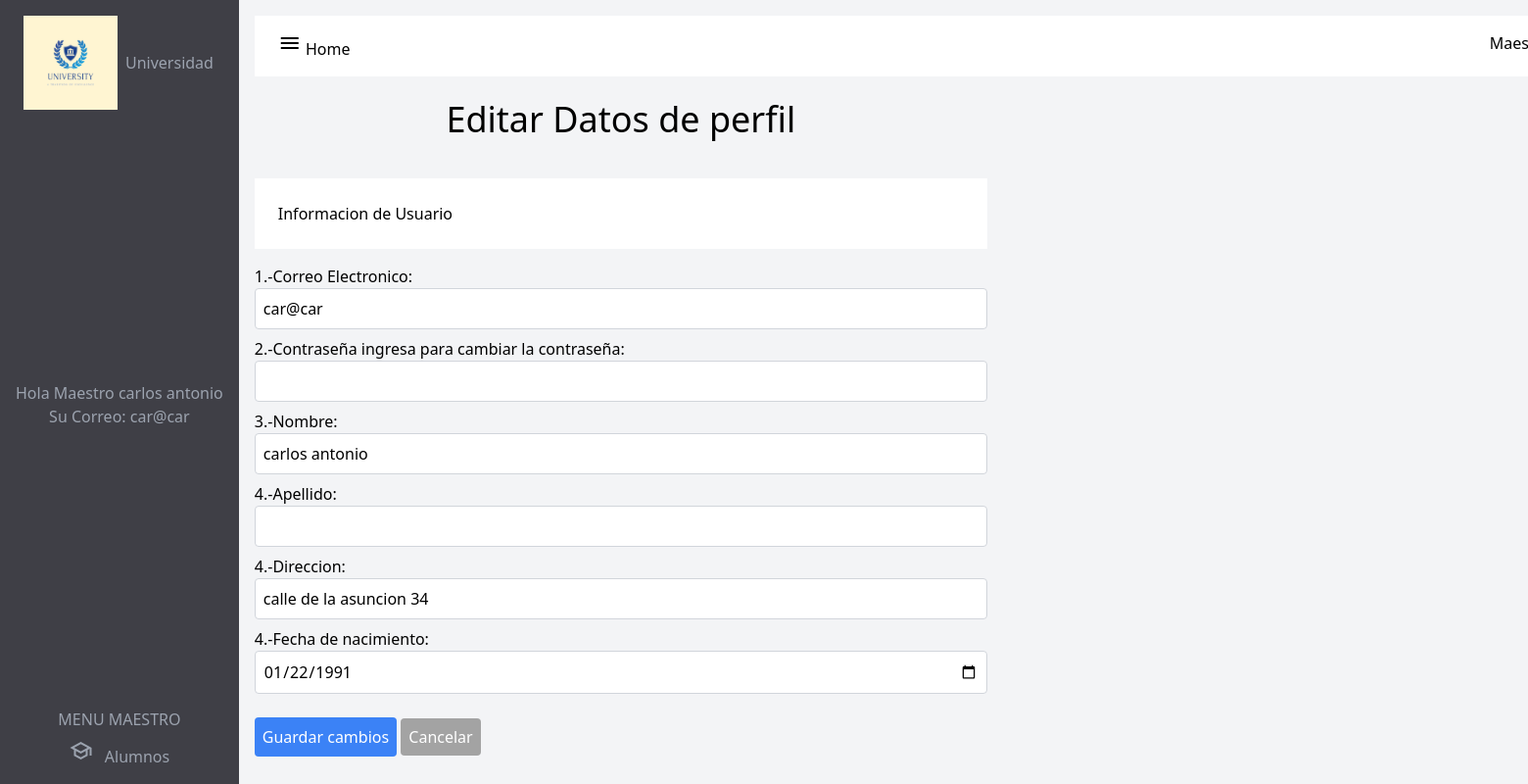
The page /edit-perfil-maestro (signed in) on the database its author committed.
### tables this page shows
CREATE TABLE `maestros` (
  `id` int(11) NOT NULL,
  `nombre` varchar(255) NOT NULL,
  `correo` varchar(255) NOT NULL,
  `contrasena` varchar(200) DEFAULT NULL,
  `direccion` varchar(255) DEFAULT NULL,
  `fecha_nacimiento` date DEFAULT NULL,
  `id_rol` int(11) DEFAULT NULL,
  `apellido` varchar(100) DEFAULT NULL
);

### controllers/MaestroController.php (called while the page is built, shortened)
<?php
require_once($_SERVER["DOCUMENT_ROOT"] . "/models/MaestroModel.php");
class MaestroController
{
    public function EditPerfilMaestro($id)
    {
        $res = new Maestros();
        $data = $res->editPerfilMaestro($id);
        include($_SERVER["DOCUMENT_ROOT"] . "/views/viewsMaestro/editePerfil.php");
    }
}

### models/MaestroModel.php (called while the page is built, shortened)
<?php
require_once($_SERVER["DOCUMENT_ROOT"] . "/basedata/Data.php");
class Maestros
{
    private $connection;
    public function __construct()
    {
        $data = new Data();
        $this->connection = $data->connect();
    }
    public function editPerfilMaestro($id)
    {
        $stmt = $this->connection->prepare("SELECT * FROM maestros WHERE id = :id");
        $stmt->bindParam(':id', $id, PDO::PARAM_INT);
        $stmt->execute();
        $data = $stmt->fetch(PDO::FETCH_ASSOC);
        return $data;
    }
}

### basedata/Data.php (called while the page is built)
<?php
class Data
{
    private $host, $username, $password, $dbname, $dsn, $pdo;
    public function __construct()
    {
        $this->host = "localhost";
        $this->username = "root";
        $this->password = "";
        $this->dbname = "universidad";
        $this->dsn = "mysql:host=$this->host;dbname=$this->dbname";
    }
    public function connect()
    {
        $options = [PDO::ATTR_ERRMODE, PDO::ERRMODE_EXCEPTION];
        try {
            $this->pdo = new PDO($this->dsn, $this->username, $this->password, $options);
            return $this->pdo;
        } catch (PDOException $e) {
            echo "Error: " . $e->getMessage();
        }
    }
}

### views/viewsMaestro/editePerfil.php (the view, shortened to what this page needs)
<?php
$userData = $_SESSION['user'];
?>
<!DOCTYPE html>
<html lang="en">
<head>
    <script src="https://cdn.tailwindcss.com"></script>
</head>
<body class="flex bg-gray-100">
    <section id="bloque" class="bg-zinc-700 text-gray-400 h-screen flex flex-col justify-between p-4">
        <section id="logo" class="flex items-center">
            <img src="/img/logo.jpg" alt="" class="w-24 mx-2">
            <h2 class="text-center">Universidad</h2>
        </section>
        <section id="admin" class="text-center">
            <h2>Hola Maestro <?= $userData['nombre']; ?></h2>
            <p>Su Correo: <?= $userData['correo']; ?></p>
        </section>
        <section id="cuerpo" class="mt-2">
            <h2 class="text-center mb-2">MENU MAESTRO</h2>
            <div class="flex flex-col items-center">
                <div>
                    <span class="material-symbols-outlined">school</span>
                    <a href="/vista-maestro-alumnos" class="ml-2">Alumnos</a>
                </div>
            </div>
        </section>
    </section>
    <section class="w-1/2 p-4">
        <section id="home" class="flex w-full bg-white p-4 " style="width: 1450px;">
            <div>
                <p class="ml-2"><span class="material-symbols-outlined">menu</span>
                    <a href="/home-maestro">Home</a>
                </p>
            </div>
            <div class="ml-auto">
            <div class="ml-auto">
                <h6>Maestro <?php echo $userData['nombre']; ?></h6>
            </div>
        </section>
        <section id="Dashboard" class="mb-4">
            <h1 class="text-center text-4xl text-black p-6">Editar Datos de perfil</h1>
        </section>
        <section id="bienvenido" class="w-full bg-white p-6 max-w-screen-xl">
            <h6 class="text-left">Informacion de Usuario</h6>
        </section>
        <form action="/perfil-maestro-update" method="post" class="mt-4">
            <div class="mb-2">
                <label class="block">1.-Correo Electronico:</label>
                <input type="text" name="correo" value="<?= $userData['correo']; ?>" class="border border-gray-300 w-full rounded p-2">
            </div>
            <div class="mb-2">
                <label class="block">2.-Contraseña ingresa para cambiar la contraseña:</label>
                <input type="text" name="contrasena" class="border border-gray-300 w-full rounded p-2">
            </div>
            <div class="mb-2">
                <label class="block">3.-Nombre:</label>
                <input type="text" name="nombre" value="<?= $userData['nombre']; ?>" class="border border-gray-300 w-full rounded p-2">
            </div>
            <div class="mb-2">
                <label class="block">4.-Apellido:</label>
                <input type="text" name="apellido" value="<?= $userData['apellido']; ?>" class="border border-gray-300 w-full rounded p-2">
            </div>
            <div class="mb-2">
                <label class="block">4.-Direccion:</label>
                <input type="text" name="direccion" value="<?= $userData['direccion']; ?>" class="border border-gray-300 w-full rounded p-2">
            </div>
            <div class="mb-2">
                <label class="block">4.-Fecha de nacimiento:</label>
                <input type="date" name="fecha_nacimieno" value="<?= $userData['fecha_nacimiento']; ?>" class="border border-gray-300 w-full rounded p-2">
            </div>
            <button type="submit" name="guardar" class="bg-blue-500 hover:bg-blue-600 text-white rounded p-2 mt-4">
                Guardar cambios
            </button>
            <a href="vista-maestro-alumnos" class="bg-neutral-400 hover:bg-teal-400 text-white rounded p-2 mt-4">Cancelar</a>
        </form>
    </section>
</body>
</html>

### rows shown on the page
maestros: nombre "carlos antonio", correo "car@car", direccion "calle de la asuncion 34", fecha_nacimieno "01/22/1991"
